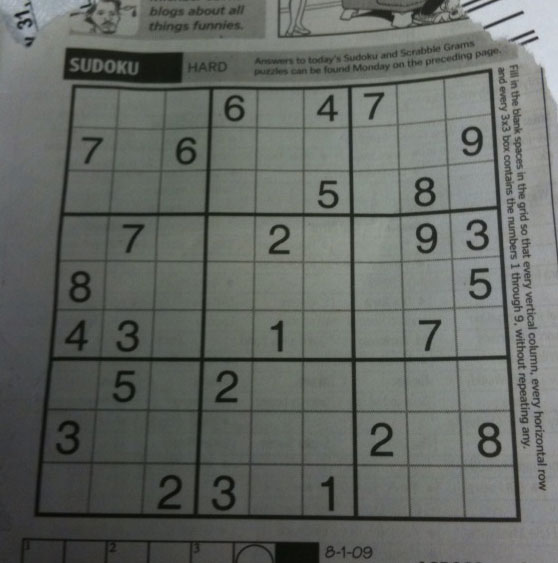
#> input picture sudoku.png, 558 x 563 px
$ python Q1.py
#> lines starting #> are read from the running program, lines starting #| are printed output that depends on the picture; after the words box and inside, x2 and y2 are one past the last pixel; in counts of white or black regions, pixels touching at a corner belong together
import cv2
import numpy as np
import matplotlib.pyplot as plt

def gaussian_blur(img, kernel_size=3, sigma=0):
    """
    Apply Gaussian blur to the input image.
    :param img: Input grayscale image (np.uint8)
    :param kernel_size: Size of the Gaussian kernel (must be odd)
    :param sigma: Standard deviation for Gaussian kernel
    :return: Blurred image (np.uint8)
    """
#> called with kernel_size = 3, sigma = 0
    # Generate Gaussian kernel
    k = kernel_size // 2
    x = np.arange(-k, k + 1)
    y = np.arange(-k, k + 1)
    x, y = np.meshgrid(x, y)
    if sigma <= 0:
        sigma = 0.3 * ((kernel_size - 1) * 0.5 - 1) + 0.8
    gaussian_kernel = np.exp(-(x**2 + y**2) / (2 * sigma**2)) / (2 * np.pi * sigma**2)
    gaussian_kernel /= gaussian_kernel.sum()

    # Apply convolution
    pad_size = kernel_size // 2
    img_padded = np.pad(img, pad_size, mode='constant', constant_values=0)
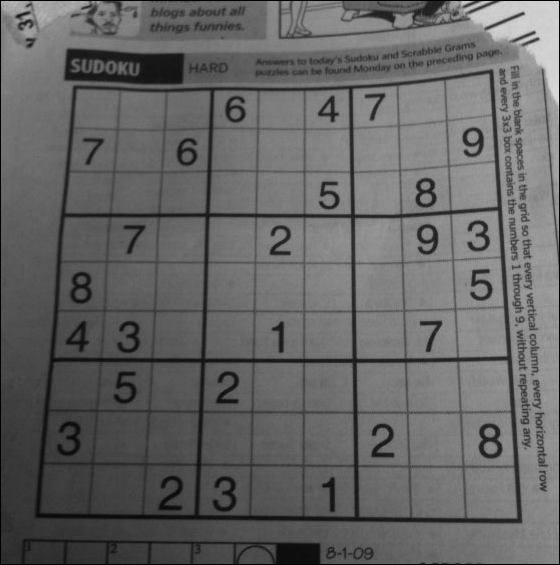
#> img_padded: shape (565, 560); min 0, max 218, mean 101.1
    blurred_img = np.zeros_like(img)
    for i in range(img.shape[0]):
        for j in range(img.shape[1]):
            region = img_padded[i:i + kernel_size, j:j + kernel_size]
            blurred_img[i, j] = np.sum(region * gaussian_kernel)

    return blurred_img

def adaptive_thresholding(img, block_size=7, C=2):
    """
    Apply adaptive thresholding to the input image.
    :param img: Input grayscale image (np.uint8)
    :param block_size: Size of the local region (must be odd)
    :param C: Constant subtracted from the mean
    :return: Thresholded image (np.uint8)
    """
#> called with block_size = 7, C = 2
    # Ensure block size is odd
    if block_size % 2 == 0:
        raise ValueError("Block size must be odd.")

    # Get image dimensions
    rows, cols = img.shape
#> rows = 563; cols = 558

    # Pad the image
    pad_size = block_size // 2
    img_padded = np.pad(img, pad_size, mode='constant', constant_values=255)
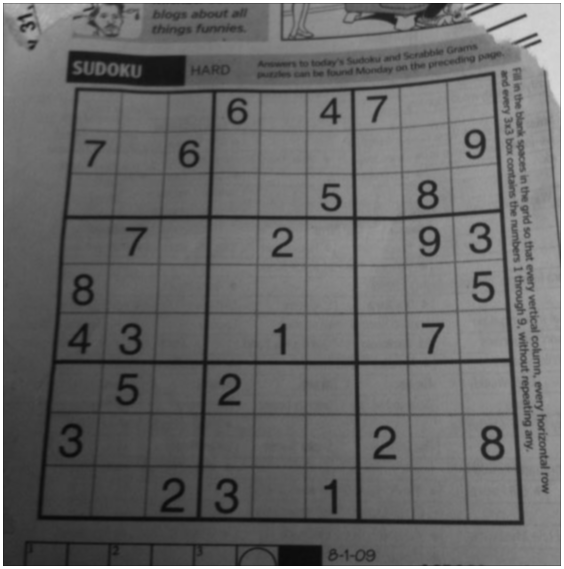
#> img_padded: shape (569, 564); min 8, max 255, mean 104.4

    # Initialize the output image
    thresholded_img = np.zeros_like(img)

    # Apply adaptive thresholding
    for i in range(rows):
        for j in range(cols):
            region = img_padded[i:i + block_size, j:j + block_size]
            local_mean = np.mean(region)
            if img[i, j] > local_mean - C:
                thresholded_img[i, j] = 0
            else:
                thresholded_img[i, j] = 255
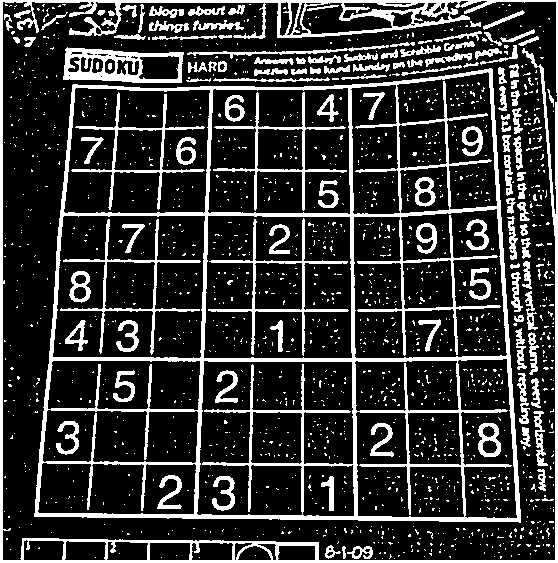
#> thresholded_img: shape (563, 558); 20.6% white; 1620 white regions (1496 under 20 px), largest, box (x1, y1, x2, y2) and area: (34, 68, 521, 523) 21998, (0, 0, 558, 563) 11748, (63, 47, 184, 83) 2059

    return thresholded_img

if __name__ == "__main__":
    # Read image
    img = cv2.imread('sudoku.png', 0)
    if img is None:
        raise FileNotFoundError("Image not found!")

    # Apply Gaussian blur
    blurred_img = gaussian_blur(img)

    # Apply adaptive thresholding
    enhanced_img = adaptive_thresholding(blurred_img)

    # Save the result
    cv2.imwrite('output_1.png', enhanced_img)

    # Display
    plt.figure(figsize=(12,6))
    plt.subplot(131), plt.imshow(img, cmap='gray'), plt.title('Original'), plt.axis('off')
    plt.subplot(132), plt.imshow(blurred_img, cmap='gray'), plt.title('Gaussian Blurred'), plt.axis('off')
    plt.subplot(133), plt.imshow(enhanced_img, cmap='gray'), plt.title('Enhanced'), plt.axis('off')
    plt.tight_layout()
    plt.show()
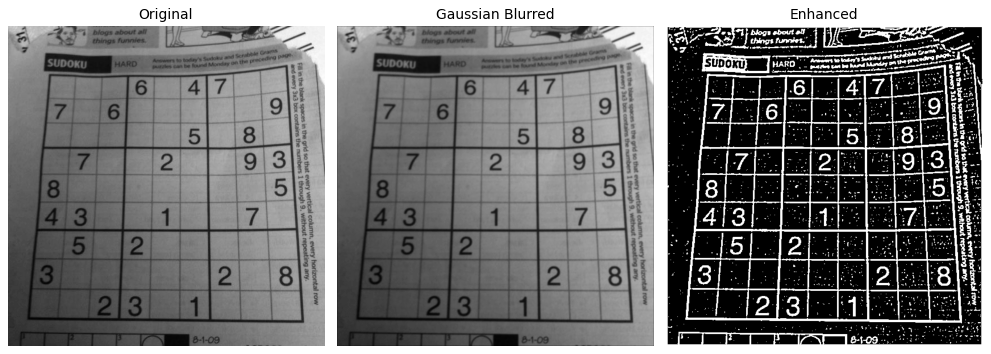
#> figure drawn by matplotlib, 3 panels
